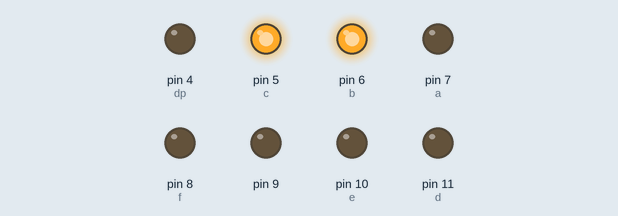
A sketch run on a simulated Arduino Uno, built with avr-gcc and run on an emulated ATmega328P. On the bench: output pins drawn as LEDs (lit = HIGH).

Above: at 0.1 s.
At 4.5 s:
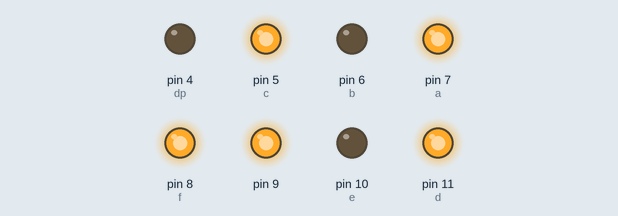
At 10.0 s:
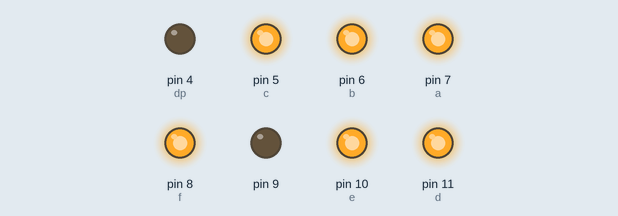
At 19.6 s:
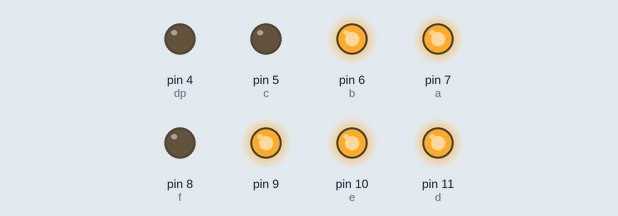
At 29.9 s:
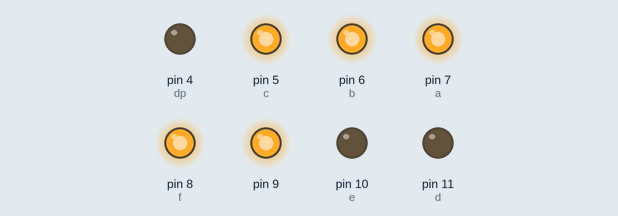
At 39.75 s:
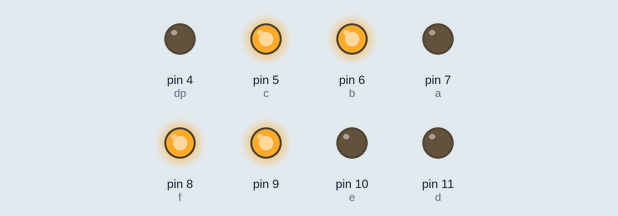
Timing chart, 0 to 40.0 s (numbered marks = the images above):
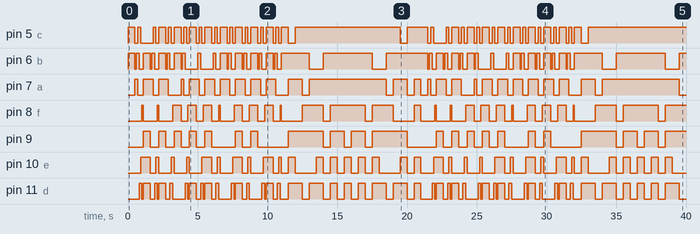

Measured:
- by itself, pin 5 (c): LOW → HIGH at 0.00 s, → LOW 0.50 s later, → HIGH 0.20 s later, → LOW 0.20 s later, … (83 changes in this stretch)
- by itself, pin 6 (b): LOW → HIGH at 0.00 s, → LOW 0.50 s later, → HIGH 0.10 s later, → LOW 0.20 s later, … (81 changes in this stretch)
- by itself, pin 7 (a): LOW → HIGH at 0.50 s, → LOW 0.20 s later, → HIGH 0.40 s later, → LOW 0.70 s later, … (52 changes in this stretch)
- by itself, pin 8 (f): LOW → HIGH at 1.0 s, → LOW 0.10 s later, → HIGH 1.0 s later, → LOW 0.10 s later, … (53 changes in this stretch)
- by itself, pin 9: LOW → HIGH at 1.1 s, → LOW 0.50 s later, → HIGH 0.60 s later, → LOW 0.50 s later, … (43 changes in this stretch)
- by itself, pin 10 (e): LOW → HIGH at 0.90 s, → LOW 0.70 s later, → HIGH 0.40 s later, → LOW 0.20 s later, … (68 changes in this stretch)
- by itself, pin 11 (d): LOW → HIGH at 0.80 s, → LOW 0.20 s later, → HIGH 0.10 s later, → LOW 0.50 s later, … (92 changes in this stretch)

The sketch:

7_segment_led_display.ino
```cpp
int a=7;
int b=6;
int c=5;
int d=11;
int e=10;
int f=8;
int g=9;
int dp=4;

void clearDisplay(void){
    int sections[] = {a, b, c, d, e, f, g};

    for (int section : sections) {
        digitalWrite(section, LOW);
    }
}

void display1(void){
    int sections[] = {b, c};

    for (int section : sections) {
        digitalWrite(section, HIGH);
    }
}

void display2(void){
    int sections[] = {a, b, d, e, g};

    for (int section : sections) {
        digitalWrite(section, HIGH);
    }
}

void display3(void){
    int sections[] = {a, b, c, d, g};

    for (int section : sections) {
        digitalWrite(section, HIGH);
    }
}

void display4(void){
     int sections[] = {b, c, f, g};

    for (int section : sections) {
        digitalWrite(section, HIGH);
    }
}

void display5(void){
    int sections[] = {a, c, d, f, g};

    for (int section : sections) {
        digitalWrite(section, HIGH);
    }
}

void display6(void){
    int sections[] = {a, c, d, e, f, g};

    for (int section : sections) {
        digitalWrite(section, HIGH);
    }
}

void display7(void){
    int sections[] = {a, b, c};

    for (int section : sections) {
        digitalWrite(section, HIGH);
    }
}

void display8(void){
    int sections[] = {a, b, c, d, e, f, g};

    for (int section : sections) {
        digitalWrite(section, HIGH);
    }

}

void display9(void){
    int sections[] = {a, b, c, f, g};

    for (int section : sections) {
        digitalWrite(section, HIGH);
    }

}

void display0(void){
    int sections[] = {a, b, c, d, e, f};

    for (int section : sections) {
        digitalWrite(section, HIGH);
    }
}

void dot(void){
    digitalWrite(dp, HIGH);
}

void counterLoading(void){
    const int numFunctions = 10;

    void (*displayFunctions[numFunctions])() = {display1, display2, display3, display4, display5, display6, display7, display8, display9, display0};

    for (int i = 0; i< numFunctions; i++) {
        displayFunctions[i]();
        delay(500);
        clearDisplay();
        loading();
        clearDisplay();
    }
}

void counterAsc(void){
    const int numFunctions = 10;

    void (*displayFunctions[numFunctions])() = {display1, display2, display3, display4, display5, display6, display7, display8, display9, display0};

    for (int i = 0; i < numFunctions; i++) {
        displayFunctions[i]();
        delay(500);
        clearDisplay();
    }
}

void counterDesc(void){
    const int numFunctions = 10;

    void (*displayFunctions[numFunctions])() = {display0, display1, display2, display3, display4, display5, display6, display7, display8, display9};

    for (int i = numFunctions - 1; i >= 0; --i) {
        displayFunctions[i]();
        delay(500);
        clearDisplay();

    }
}

void loading(void){
    digitalWrite(a, HIGH);
    delay(100);
    digitalWrite(f, LOW);
    digitalWrite(b, HIGH);
    delay(100);
    digitalWrite(a, LOW);
    digitalWrite(c, HIGH);
    delay(100);
    digitalWrite(b, LOW);
    digitalWrite(d, HIGH);
    delay(100);
    digitalWrite(c, LOW);
    digitalWrite(e, HIGH);
    delay(100);
    digitalWrite(d, LOW);
    digitalWrite(f, HIGH);
    delay(100);
    digitalWrite(e, LOW);

}

void setup(){
    int i;
    for(i=4;i<=11;i++)

        pinMode(i, OUTPUT);
}

void loop(){
    counterLoading();
    counterAsc();
    counterDesc();
}
```
